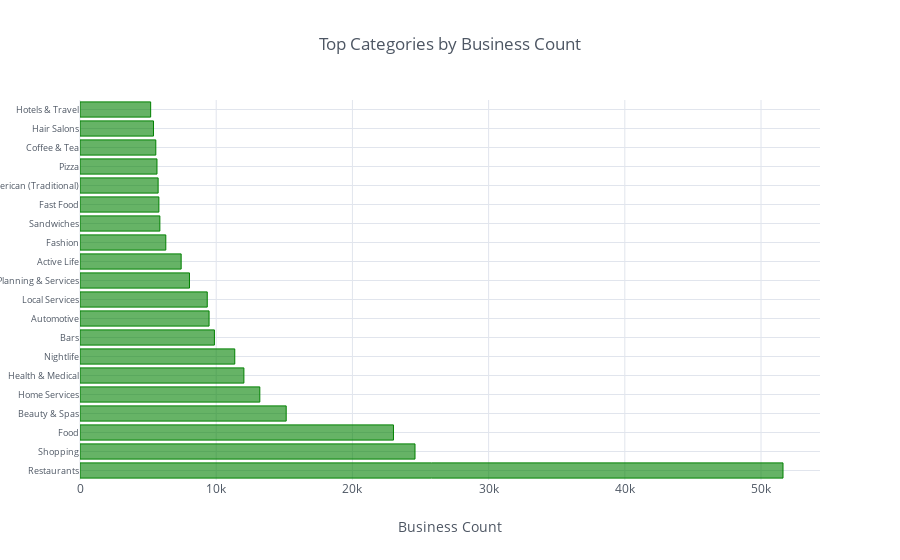

This figure's notebook cell:
### Code cell
#top 20 categories
f = melted_category_df.category.value_counts(ascending=False)[:20]\
                                 .iplot(kind='barh', 
                                        color='green', 
                                        title='Top Categories by Business Count', 
                                        xTitle='Business Count',
                                        asFigure=True)
f['layout']['yaxis1']['tickfont']['size'] = 9
iplot(f)

### Figure 1 — Plotly figure (JSON) as saved in the notebook; plotly's stock layout.template omitted (floating-point values rounded to 4 significant figures)
{"data": [{"marker": {"color": "rgba(0, 128, 0, 0.6)", "line": {"color": "rgba(0, 128, 0, 1.0)", "width": 1}}, "name": "category", "orientation": "h", "text": "", "type": "bar", "x": [51613, 24595, 23014, 15139, 13202, 12033, 11364, 9868, 9476, 9343, 8038, 7427, 6299, 5864, 5792, 5737, 5652, 5565, 5395, 5188], "y": ["Restaurants", "Shopping", "Food", "Beauty & Spas", "Home Services", "Health & Medical", "Nightlife", "Bars", "Automotive", "Local Services", "Event Planning & Services", "Active Life", "Fashion", "Sandwiches", "Fast Food", "American (Traditional)", "Pizza", "Coffee & Tea", "Hair Salons", "Hotels & Travel"]}], "layout": {"legend": {"bgcolor": "#FFFFFF", "font": {"color": "#4D5663"}}, "paper_bgcolor": "#FFFFFF", "plot_bgcolor": "#FFFFFF", "title": "Top Categories by Business Count", "titlefont": {"color": "#4D5663"}, "xaxis1": {"gridcolor": "#E1E5ED", "showgrid": true, "tickfont": {"color": "#4D5663"}, "title": "Business Count", "titlefont": {"color": "#4D5663"}, "zerolinecolor": "#E1E5ED"}, "yaxis1": {"gridcolor": "#E1E5ED", "showgrid": true, "tickfont": {"color": "#4D5663", "size": 9}, "title": "", "titlefont": {"color": "#4D5663"}, "zerolinecolor": "#E1E5ED"}}}
